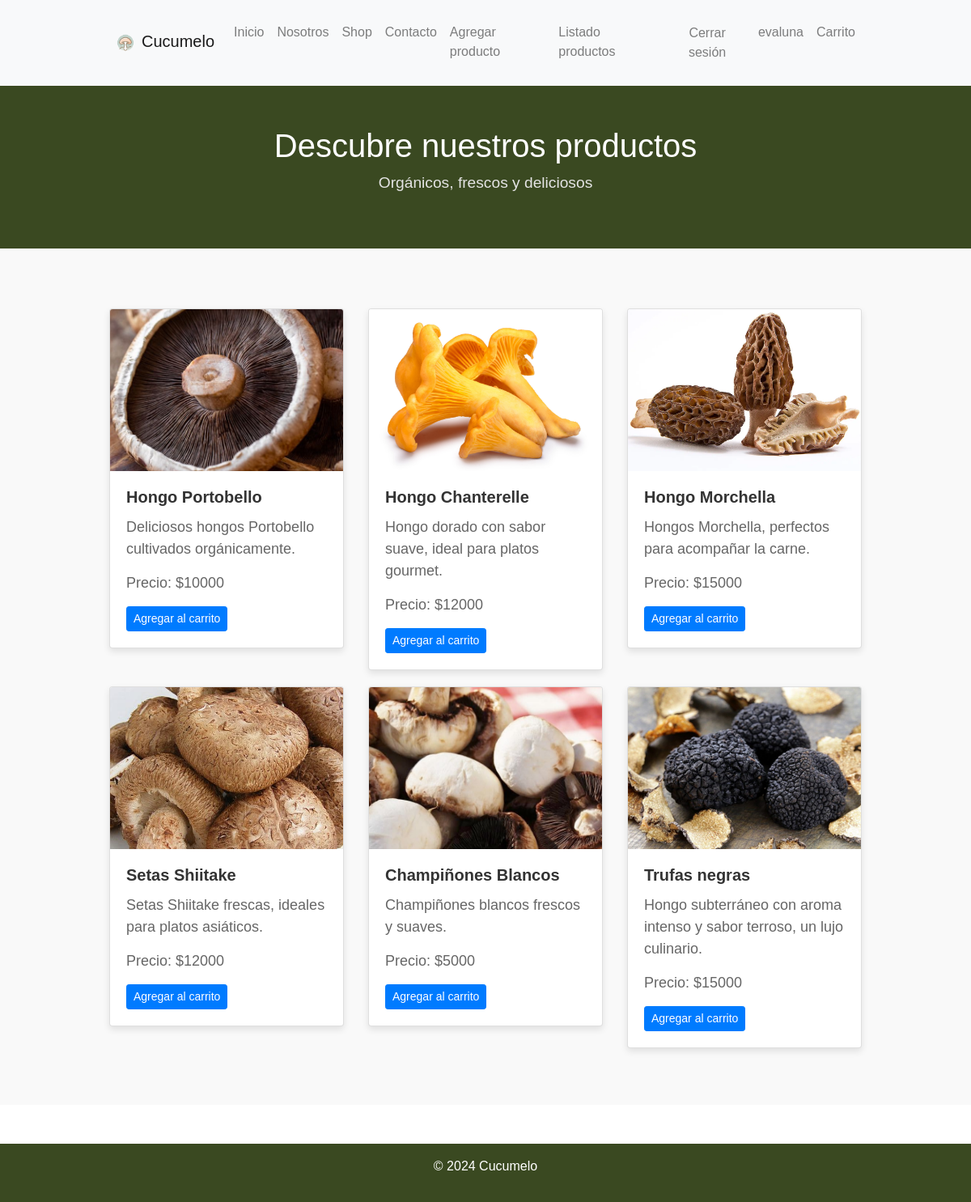
/shop/ (signed in), run on the app's committed database.
### app/models.py (models this page shows, shortened)
class Producto (models.Model):
    nombre = models.CharField(max_length=50)
    precio = models.IntegerField()
    descripcion = models.TextField(max_length=100)
    imagen = models.ImageField(upload_to="productos", null=True)
    stock = models.IntegerField(default=0)
    proveedor = models.ForeignKey(Proveedor, on_delete=models.PROTECT)

### app/views.py (the view)
# urls.py: path('shop/', shop, name="shop"),
def shop (request):
    productos = Producto.objects.all()
    data = {
        'productos': productos
    }
    return render (request, 'app/shop.html', data)

### app/templates/app/shop.html
{% extends 'app/base.html' %} {% load static %} {%block css%}
<link rel="stylesheet" href="{% static 'app/css/shop.css'%}">
{%endblock%}{% block contenido %} {% load humanize %}
<header>
  <div class="container text-center">
    <h1>Descubre nuestros productos</h1>
    <p>Orgánicos, frescos y deliciosos</p>
  </div>
</header>
<section id="shop" class="shop">
  <div class="container">
    <div class="row mt-4">
      {% for p in productos %}
      <div class="col-md-4">
        <div class="card">
          <img
            src="{{ p.imagen.url }}"
            class="card-img-top"
            alt="{{ p.nombre }}"
          />
          <div class="card-body">
            <h5 class="card-title">{{ p.nombre }}</h5>
            <p class="card-text">{{ p.descripcion }}</p>
            <p class="card-text">Precio: ${{ p.precio }}</p>
            <button class="btn btn-primary btn-sm"
            onclick="agregarAlCarrito('{{ p.nombre }}', '{{ p.precio }}', '{{ p.imagen.url }}')">Agregar
            al
            carrito</button>
          </div>
        </div>
      </div>
      {% endfor %}
    </div>
  </div>
</section>
{% endblock %}

### app/templates/app/base.html (shortened to what this page needs)
<!DOCTYPE html>
<html lang="es">
  <head>
    {% load static %}
    <link
      href="https://stackpath.bootstrapcdn.com/bootstrap/4.5.2/css/bootstrap.min.css"
      rel="stylesheet"
    />
    {% block css %} {% endblock %}
    <link rel="stylesheet" href="{% static 'app/css/style.css' %}" />
</head>
  </head>
  <body>
    <nav class="navbar navbar-expand-lg navbar-light bg-light">
      <div class="container">
        <a class="navbar-brand" href="{% url 'home' %}">
          <img src="{% static 'app/img/logosinfondo.png' %}" alt="Logo" height="50" />Cucumelo
        </a>
        <div class="collapse navbar-collapse" id="navbarNav">
          <ul class="navbar-nav ml-auto">
            <li class="nav-item">
              <a class="nav-link" href="{% url 'home' %}">Inicio</a>
            </li>
            <li class="nav-item">
              <a class="nav-link" href="{% url 'somos' %}">Nosotros</a>
            </li>
            <li class="nav-item">
              <a class="nav-link" href="{% url 'shop' %}">Shop</a>
            </li>
            <li class="nav-item">
              <a class="nav-link" href="{% url 'contacto' %}">Contacto</a>
            </li>
            <li class="nav-item">
            {% if user.is_authenticated %}
            <li class="nav-item">
              <a class="nav-link" href="{% url 'agregar_producto' %}">Agregar producto</a>
            </li>
            <li class="nav-item">
              <a class="nav-link" href="{% url 'listar_productos' %}">Listado productos</a>
            </li>
            <li class="nav-item">
              <form action="{% url 'logout' %}" method="post">
                <button type="submit" class="btn btn-link nav-link">Cerrar sesión</button>
              </form>
            </li>
            <li class="nav-item">
              <a class="nav-link" href="#">{{ user.username }}</a>
            </li>
            {% endif %}
            <ul class="navbar-nav">
              <li class="nav-item">
                  <a class="nav-link" href="#" id="abrirCarrito"> Carrito</a>
              </li>
          </ul>
          </ul>
        </div>
      </div>
    </nav>
    <div id="contenido">{% block contenido %} {% endblock %}</div>
    <footer class="text-center mt-5 py-3">
      <p>&copy; 2024 Cucumelo</p>
    </footer>
  </body>
</html>

### app/Static/App/css/shop.css (style rules this page uses)
body { font-family: Arial, sans-serif; margin: 0; padding: 0; }
.container { width: 80%; margin: 0 auto; }
.navbar { padding: 20px 0; }
.navbar-brand img { height: 40px; }
.navbar-nav .nav-link { padding: 0.5rem 1rem; }
header { text-align: center; padding: 50px 0; background-color: #3a4921; ; }
header h1 { font-size: 2.5rem; color: #ffffff; }
header p { font-size: 1.2rem; color: #e4e4e4; }
.card-img-top { height: 300px; object-fit: cover; }
#shop { background-color: #f9f9f9; padding: 50px 0; }
.card { margin-bottom: 30px; box-shadow: 0 4px 8px rgba(0, 0, 0, 0.1); transition: box-shadow 0.3s ease; }
.card-title { font-size: 24px; font-weight: bold; color: #333; }
.card-text { font-size: 18px; color: #666; }
.btn-primary { background-color: #007bff; border-color: #007bff; }
footer { background-color: #3a4921; color: #ffffff; }

### app/Static/App/css/style.css (style rules this page uses)
body { font-family: Arial, sans-serif; margin: 0; padding: 0; }
.navbar { padding: 20px 0; background-color: #556B2F; }
.navbar-brand img { height: 40px; }
.navbar-nav .nav-link { padding: 0.5rem 1rem; }
.container { width: 80%; margin: 0 auto; }
.shop { padding: 50px 0; }
.card { margin-bottom: 20px; box-shadow: 0 4px 8px rgba(0, 0, 0, 0.1); transition: box-shadow 0.3s ease-in-out; }
.card-img-top { height: 200px; object-fit: cover; }
.card-title { font-size: 1.25rem; font-weight: bold; }
.card-text { margin-bottom: 15px; }
.btn-primary { background-color: #007bff; border-color: #007bff; }
footer { background-color: #3a4921; color: #ffffff; }

### data on the page
Producto: imagen (picture), nombre "Hongo Portobello", descripcion "Deliciosos hongos Portobello cultivados orgánicamente.", precio "10000"
Producto: imagen (picture), nombre "Hongo Chanterelle", descripcion "Hongo dorado con sabor suave, ideal para platos gourmet.", precio "12000"
Producto: imagen (picture), nombre "Hongo Morchella", descripcion "Hongos Morchella, perfectos para acompañar la carne.", precio "15000"
Producto: imagen (picture), nombre "Setas Shiitake", descripcion "Setas Shiitake frescas, ideales para platos asiáticos.", precio "12000"
Producto: imagen (picture), nombre "Champiñones Blancos", descripcion "Champiñones blancos frescos y suaves.", precio "5000"
Producto: imagen (picture), nombre "Trufas negras", descripcion "Hongo subterráneo con aroma intenso y sabor terroso, un lujo culinario.", precio "15000"

### other printed values
{{ user.username }} "evaluna"
